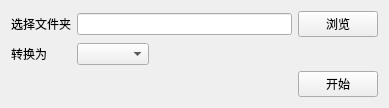
<?xml version="1.0" encoding="UTF-8"?>
<ui version="4.0">
 <class>Widget</class>
 <widget class="QWidget" name="Widget">
  <property name="geometry">
   <rect>
    <x>0</x>
    <y>0</y>
    <width>389</width>
    <height>100</height>
   </rect>
  </property>
  <property name="windowTitle">
   <string>Widget</string>
  </property>
  <layout class="QGridLayout" name="gridLayout">
   <item row="0" column="0">
    <widget class="QLabel" name="label">
     <property name="text">
      <string>选择文件夹</string>
     </property>
    </widget>
   </item>
   <item row="0" column="1" colspan="2">
    <widget class="QLineEdit" name="lineEdit"/>
   </item>
   <item row="0" column="3">
    <widget class="QPushButton" name="pushButton_Browse">
     <property name="text">
      <string>浏览</string>
     </property>
    </widget>
   </item>
   <item row="1" column="0">
    <widget class="QLabel" name="label_3">
     <property name="text">
      <string>转换为</string>
     </property>
    </widget>
   </item>
   <item row="1" column="1">
    <widget class="QComboBox" name="comboBox_ToCode"/>
   </item>
   <item row="1" column="2">
    <spacer name="horizontalSpacer">
     <property name="orientation">
      <enum>Qt::Horizontal</enum>
     </property>
     <property name="sizeHint" stdset="0">
      <size>
       <width>138</width>
       <height>20</height>
      </size>
     </property>
    </spacer>
   </item>
   <item row="2" column="3">
    <widget class="QPushButton" name="Start">
     <property name="text">
      <string>开始</string>
     </property>
    </widget>
   </item>
  </layout>
 </widget>
 <layoutdefault spacing="6" margin="11"/>
 <resources/>
 <connections/>
</ui>
